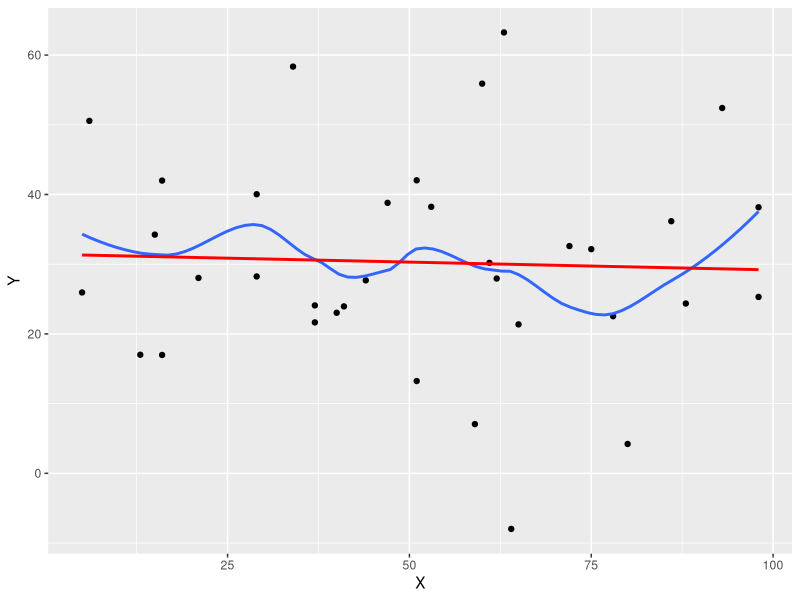
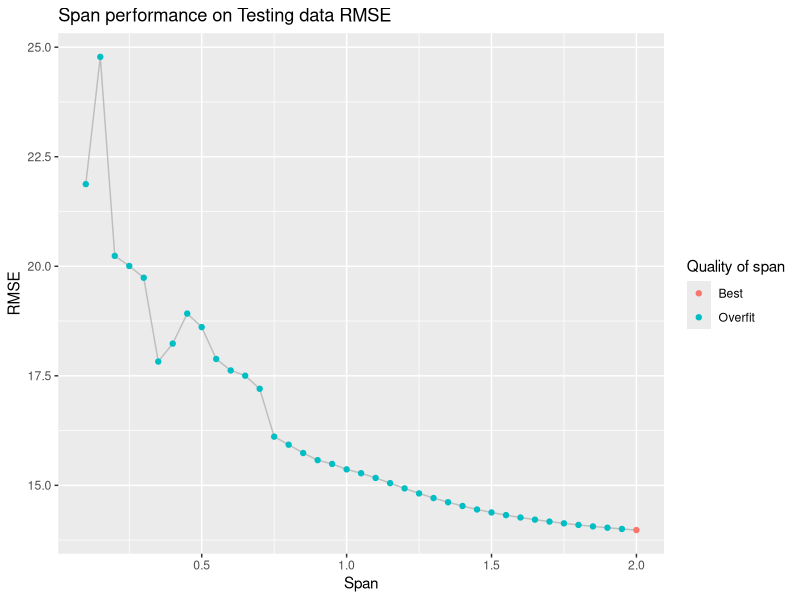
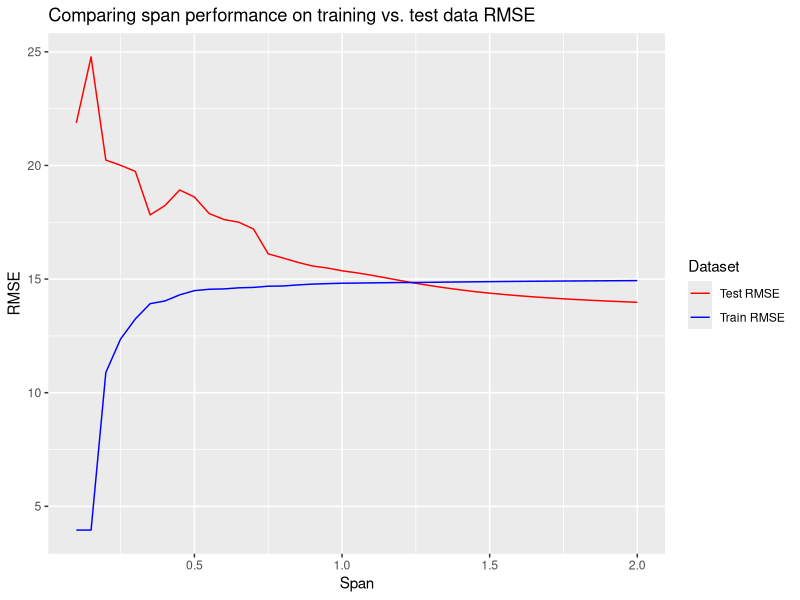
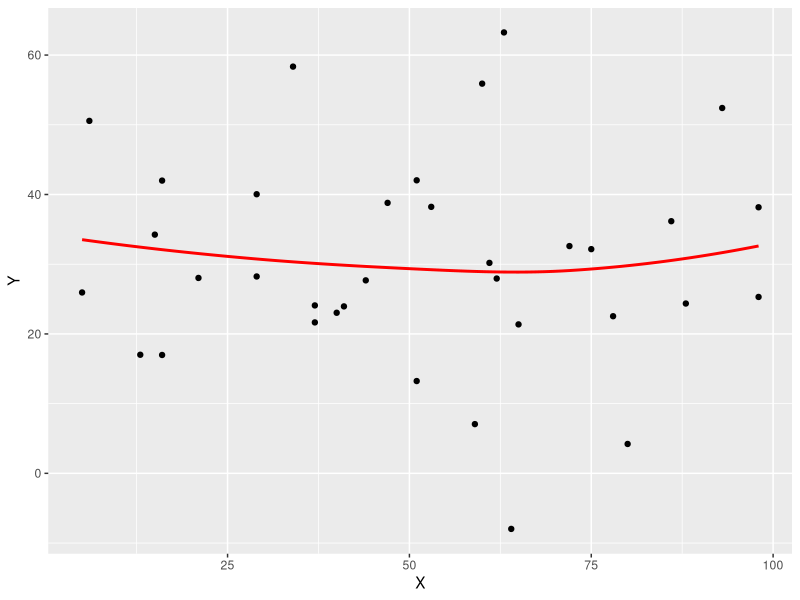
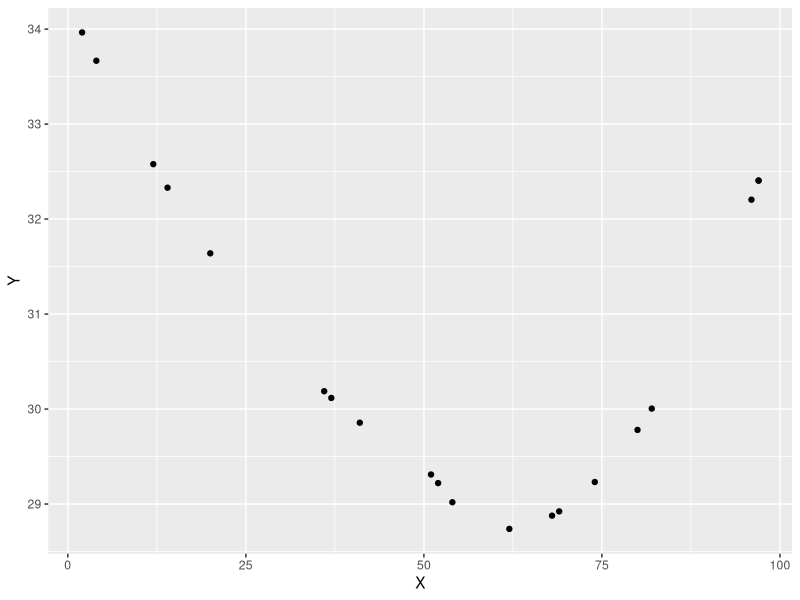
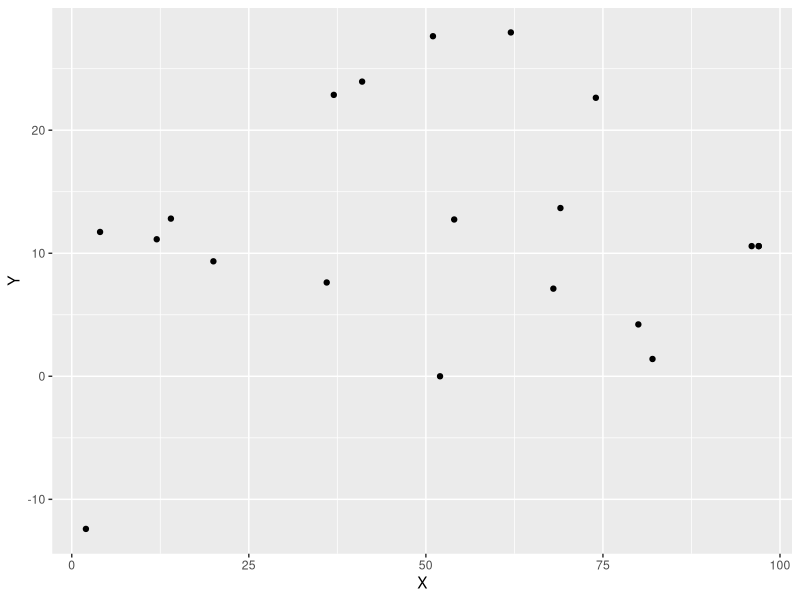
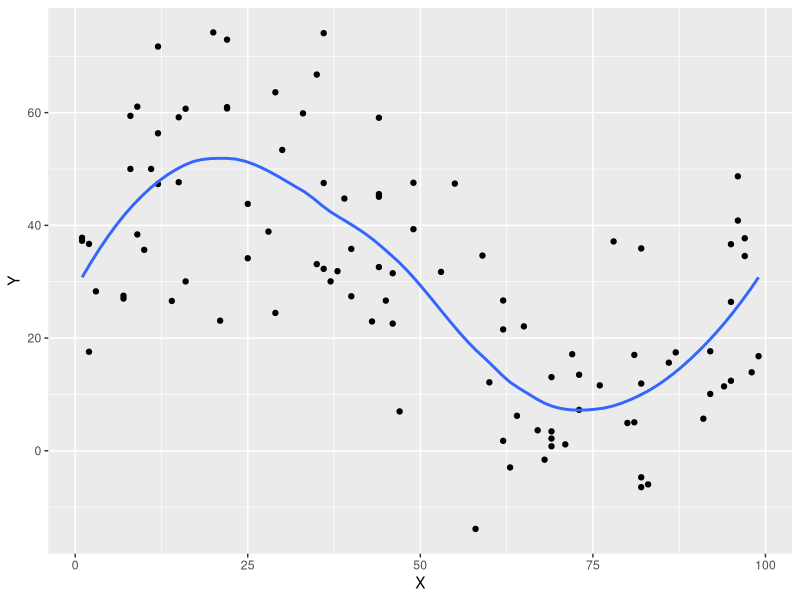
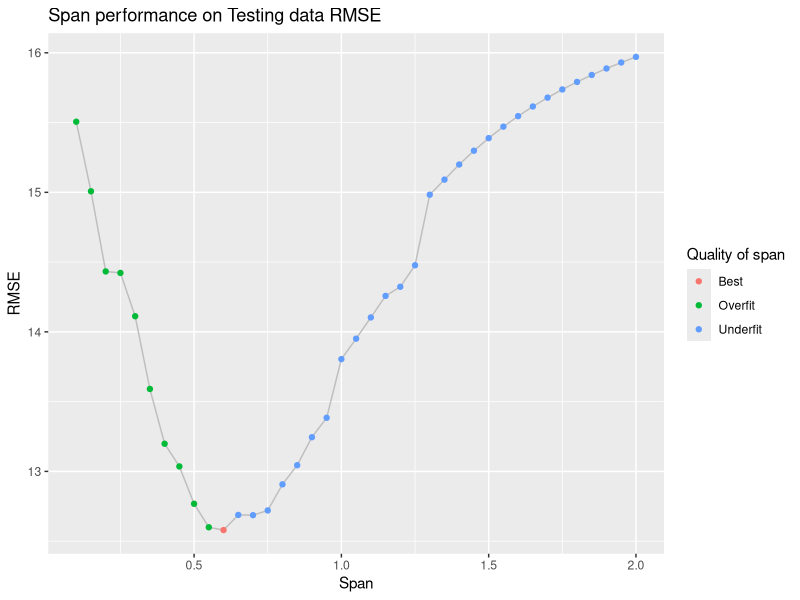

R code for these plots, in order:
## data_challenge_skeleton.R
## Data Challenge: Prediction Competition
## Your goal: predict Y for the 10 test points in each dataset.

library(tidyverse)

# ── Load data ──────────────────────────────────────────────────────────────────
# Training data: X and Y are both observed
trainA <- read_csv("data/datasetA.csv", col_types = cols())
trainB <- read_csv("data/datasetB.csv", col_types = cols())
trainC <- read_csv("data/datasetC.csv", col_types = cols())

# Test data: only X is given — you must predict Y
testA <- read_csv("data/testA.csv", col_types = cols())
testB <- read_csv("data/testB.csv", col_types = cols())
testC <- read_csv("data/testC.csv", col_types = cols())


# ── Helper: format your predictions for the Google Form ───────────────────────
# Pass a test dataset that has your predicted Y values in a column called "Y".
# The function sorts by X and prints a comma-separated list to paste into the form.
format_answer <- function(test_with_predictions) {
    cat( "\n\n" )
    cat( "** Your Predictions **\n" )
    stopifnot("Y" %in% names(test_with_predictions))
    out <- test_with_predictions |>
        arrange(X) |>
        mutate(Y = round(Y, 2)) |>
        pull(Y)
    cat( "Paste the following into the google form:\n" )
    cat( "Form location: https://forms.gle/FcdkEx4Pyd6C6m9P9\n" )
    cat(paste(out, collapse = ", "), "\n")
}


# ── Dataset A ─────────────────────────────────────────────────────────────────

trainA
testA

# This is maybe not a good prediction
# M = lm( Y ~ X, trainA )
# testA$Y = predict( M, newdata = testA )

# Let's see what the data looks like

trainA %>% 
    ggplot(aes( X, Y )) +
    geom_point() +
    geom_smooth( method = "loess", span = 0.5, se = FALSE )+
    geom_smooth( method = lm, se = FALSE, col = "red")

# The data looks like noise. How can we predict anything from this??

# Let's make a function for test/train splits
# We'll test out different test/train splits for loess and linear models

train_split_lm = function(data, pct){
N = nrow(data)
val_rows = sample( N, N*pct )

val = data[ val_rows, ]
real_train = data[ -val_rows, ]

M = lm( Y ~ X, real_train )
val$Yhat = predict( M, newdata = val )

val %>%
    summarize( rmse = sqrt( mean( (Yhat - Y)^2 ) ) )

}

train_split_loess = function(data, pct){
    N = nrow(data)
    val_rows = sample( N, N*pct )
    
    val = data[ val_rows, ]
    real_train = data[ -val_rows, ]
    
    M = loess( Y ~ X, real_train )
    val$Yhat = predict( M, newdata = val )
    
    val %>%
        summarize( rmse = sqrt( mean( ((Yhat - Y)^2), na.rm = TRUE ) ) )
    #had to add na.rm = TRUE because I kept randomly getting NAs, but
    #I'm not sure why? didn't get NA for the linear model
}

# let's test out the function for a 50/50 split
train_split_loess(trainA, 0.5)
train_split_lm(trainA, 0.5)

# let's make a list of splits from 10% to 50% 

splits <- seq(from = 0.1, to = 0.5, by = 0.1)

#run the train_split_loess and train_split_lm function for every value of 
#pct in splits, and replicate this 1000 times
#copilot helped me figure out some of this code

# run it 100 times
splits_rmse_lm <- replicate(100, map_dfr(splits, ~train_split_lm(trainA, .x)), 
          simplify = TRUE)

splits_rmse_loess <- 
    replicate(100, map_dfr(splits, ~train_split_loess(trainA, .x)), 
                         simplify = TRUE)

#convert these to a tibble (necessary)?

splits_rmse_lm <- tibble(splits_rmse_lm)
splits_rmse_loess <- tibble(splits_rmse_loess)


#in the splits_rmse tibbles, separate the lists in the splits_rmse column into 
# five columns labeled 0.1, 0.2, 0.3, 0.4, and 0.5
# copilot helped me with this

splits_rmse_lm <- splits_rmse_lm %>% 
    unnest_wider(col = splits_rmse_lm, names_sep = "pct") %>% 
 
    #rename the second through sixth columns to be 0.1, 0.2, 0.3, 0.4, and 0.5
    rename( "0.1" = splits_rmse_lmpct1,
            "0.2" = splits_rmse_lmpct2,
            "0.3" = splits_rmse_lmpct3,
            "0.4" = splits_rmse_lmpct4,
            "0.5" = splits_rmse_lmpct5 )

splits_rmse_loess <- splits_rmse_loess %>% 
    unnest_wider(col = splits_rmse_loess, names_sep = "pct") %>% 
    
    #rename the second through sixth columns to be 0.1, 0.2, 0.3, 0.4, and 0.5
    #I'm sorry, these names are very ugly and go against best practices
    rename( "0.1" = splits_rmse_loesspct1,
            "0.2" = splits_rmse_loesspct2,
            "0.3" = splits_rmse_loesspct3,
            "0.4" = splits_rmse_loesspct4,
            "0.5" = splits_rmse_loesspct5 )

summary(splits_rmse_lm)
summary(splits_rmse_loess)


#OK it seems like a 10/90 split generates the lowest RMSE for both linear and 
#Loess models. Is this a good thing? 0.1 also gives the widest range of rmses.
# I'll go with it. According to my results, mean rmse is usuallly 
# lower for linear (14ish) than for loess (15ish)

# Now let's see which span is best for the loess models
# We can create the split using our code from above

# I have not set a seed on purpose, so I can rerun this and see the variety
# among the results

    N = nrow(trainA)
    val_rows = sample( N, N*0.1 )
    
    val_A = trainA[ val_rows, ]
    real_trainA = trainA[ -val_rows, ]
    
#Now we have our training data split into two sets: real_trainA (90%)
#and 10% to test (val_A)
 

#Let's see which span is best for loess models using our test/train split data
#from trainA. The code below is from lab 8

span_rmse <- function(span = 0.5) {
   
    train <- real_trainA
    test <- val_A
    
    # fit the model with the given span on the TRAINING data
    model <- loess( Y ~ X, data = train, span = span)
    
    # get the predictions with the model on the TESTING data
    test$predictions <- predict(model, newdata = test)
    train$predictions <- predict(model)
    
    # calculate the error for each observation in the test data
    rmse_test <- sqrt(mean((test$predictions - test$Y)^2, na.rm = TRUE))
    rmse_train <- sqrt(mean((train$predictions - train$Y)^2))
    rmse_list = tibble(span = span,
                       test_rmse = rmse_test, 
                       train_rmse = rmse_train)
    #got some NAs for rmse_test a few times so I added na.rm = TRUE
    
    return(rmse_list)
}


# test the function
span_rmse(0.5) 


# now we will create a vector of spans to try 
spans <- seq(from = 0.1, to = 2, by = .05)

# run the function on each value of the spans vector
rmse <- map_dfr(spans, span_rmse) # run the function on each of the spans

#got a bunch of warning messaging about "pseudoinverse used at 29", 
#"neighborhood radius 8," "reciprocal condition number 5.2015e-17"? I think
#loess models don't cope with random selection so well?

# get the best span to minimize RMSE
best.span <- rmse %>% 
    slice_min(test_rmse) %>% 
    pull(span)

best.span

# on running this multiple times I get a wide range of results for the best span
# and the lowest test_rmse. Which I think is just demonstrating that the data 
# is very noisy and the 10/90 test/train split leads to a lot of variation


# indicate whether spans result in under or overfit models
rmse <- rmse %>%
    mutate(span.fit = ifelse(span == best.span, "Best",
                             ifelse(span > best.span, "Underfit", "Overfit")))

# plot the rmses and spans
p5 <- rmse %>% 
    ggplot(aes(x = span, y = test_rmse)) +
    geom_line( color = "grey" ) +
    geom_point( aes(color = span.fit) ) +
    labs(x = "Span", y = "RMSE", color = "Quality of span",
         title = "Span performance on Testing data RMSE")

p5

#ok every time I run this I get vastly different results which I also think
#is because our data is noise. Often, it keeps telling me the best span is 2, 
# which is basically just a linear model. 

# compare train and test rmse
rmsesL <- pivot_longer(rmse, cols = c(train_rmse, test_rmse), 
                       names_to = "dataset",
                       values_to = "rmse")


p6 <- rmsesL %>% 
    ggplot(aes( span, rmse, col = dataset) ) +
    geom_line() +
    labs(x = "Span", y = "RMSE", color = "Dataset",
         title = "Comparing span performance on training vs. test data RMSE") +
    scale_color_manual(values = c("red", "blue"),
                       labels = c("Test RMSE", "Train RMSE"))

p6

#ok this seems weird. But also, the data in trainA is kind of garbage. So
#maybe this is not the best way to practice? 

#anyway, let's try to predict for testA using the loess model with span = 2

trainA %>% 
    ggplot(aes(X,Y)) +
    geom_point() +
    geom_smooth(method = "loess", span = 2, se = FALSE, col = "red") 

#the internet says to add surface = "direct" to extrapolate NAs
M = loess(Y ~ X, trainA, control = 
                    loess.control(surface = "direct"), span = 2)

#calculate RMSE for this model

trainA$predictions <- predict(M)
rmse_train <- sqrt(mean((trainA$predictions - trainA$Y)^2))

round(rmse_train, digits = 2)

#use the model to predict Y values for the testA dataset

testA$Y = predict(M, newdata = testA)

testA

testA %>% 
    ggplot(aes(X,Y))+
    geom_point()

# should it really look like this? 

# Let's try overfitting the model with span = 0.1 
# because garbage in, garbage out

M = loess(Y ~ X, trainA, control = 
              loess.control(surface = "direct"), span = 0.1)

# calculate RMSE for this model

trainA$predictions <- predict(M)
rmse_train <- sqrt(mean((trainA$predictions - trainA$Y)^2))
round(rmse_train, digits = 2)

testA$Y = predict(M, newdata = testA)

testA

testA %>% 
    ggplot(aes(X,Y))+
    geom_point()

# This looks like noise, just like trainA does. Is that what we want? We need
# to decide which to go with

# Once you have your analysis, print out your predictions
format_answer( testA )

# Now cut and paste the above into the google form!


# ── Dataset B ─────────────────────────────────────────────────────────────────

# THIS IS GOING TO BE SO MUCH BETTER BECAUSE WE DON'T HAVE GARBAGE DATA YAY
# Most code is just adapted from part A

trainB
testB

# Let's see what the data looks like

trainB %>% 
    ggplot(aes( X, Y )) +
    geom_point() +
    geom_smooth( method = "loess", span = 0.5, se = FALSE )

# Does not look like it's just noise!! this will obviously be better with loess
# than a linear model

# You can try to test-train split your data to estimate predictive
# accuracy like this (this is a 50-50 split, but you can try other
# splits, or even try splitting multiple times to see if the numbers
# change!):

# FUNCTION FOR TEST/TRAIN SPLIT LOOKING AT MULTIPLE ITERATIONS AND SPLITS
# We'll test out different test/train splits for loess 

train_split_loess = function(data, pct){
    N = nrow(data)
    val_rows = sample( N, N*pct )
    
    val = data[ val_rows, ]
    real_train = data[ -val_rows, ]
    
    M = loess( Y ~ X, real_train )
    val$Yhat = predict( M, newdata = val )
    
    val %>%
        summarize( rmse = sqrt( mean( ((Yhat - Y)^2), na.rm = TRUE ) ) )
}

# let's test out the function for a 50/50 split
train_split_loess(trainB, 0.5)

# let's make a list of splits from 10% to 50% 

splits <- seq(from = 0.1, to = 0.5, by = 0.1)

#run the train_split_loess function for every value of pct in splits, 
# and replicate this 1000 times
#copilot helped me figure out some of this code

#if this code is running super slowly, change the 1000 to 100
splits_rmse_loess <- 
    replicate(1000, map_dfr(splits, ~train_split_loess(trainB, .x)), 
              simplify = TRUE)

#convert these to a tibble (necessary)?

splits_rmse_loess <- tibble(splits_rmse_loess)

splits_rmse_loess


#in the splits_rmse tibbles, separate the lists in the splits_rmse column into 
# five columns labeled 0.1, 0.2, 0.3, 0.4, and 0.5

splits_rmse_loess <- splits_rmse_loess %>% 
    unnest_wider(col = splits_rmse_loess, names_sep = "pct") %>% 
    
    #rename the second through sixth columns to be 0.1, 0.2, 0.3, 0.4, and 0.5
    rename( "0.1" = splits_rmse_loesspct1,
            "0.2" = splits_rmse_loesspct2,
            "0.3" = splits_rmse_loesspct3,
            "0.4" = splits_rmse_loesspct4,
            "0.5" = splits_rmse_loesspct5 )

summary(splits_rmse_loess)


# Mean RMSEs are very similar for all the splits. 10/90 is slightly lower,
# so I'll go with that. 

# Now let's see which span is best for the loess models

# We can create the split using our code from above

N = nrow(trainB)
val_rows = sample( N, N*0.1 )

val_B = trainB[ val_rows, ]
real_trainB = trainB[ -val_rows, ]


#Now we have our training data split into two sets: real_trainB (90%)
#and 10% to test (val_B)


#Let's see which span is best for loess models using our test/train split data
#from trainB. The code below is from lab 8

span_rmse <- function(span = 0.5) {
    
    train <- real_trainB
    test <- val_B
    
    # fit the model with the given span on the TRAINING data
    model <- loess( Y ~ X, data = train, span = span)
    
    # get the predictions with the model on the TESTING data
    test$predictions <- predict(model, newdata = test)
    train$predictions <- predict(model)
    
    # calculate the error for each observation in the test data
    rmse_test <- sqrt(mean((test$predictions - test$Y)^2, na.rm = TRUE))
    rmse_train <- sqrt(mean((train$predictions - train$Y)^2))
    rmse_list = tibble(span = span,
                       test_rmse = rmse_test, 
                       train_rmse = rmse_train)
    
    return(rmse_list)
}


# test the function
span_rmse(0.5) 


# now we will create a vector of spans to try 
spans <- seq(from = 0.1, to = 2, by = .05)

# run the function on each value of the spans vector
rmse <- map_dfr(spans, span_rmse) # run the function on each of the spans

# get the best span to minimize RMSE
best.span <- rmse %>% 
    slice_min(test_rmse) %>% 
    pull(span)

best.span


# ran this a few times, best span appears to be around 0.6

# indicate whether spans result in under or overfit models
rmse <- rmse %>%
    mutate(span.fit = ifelse(span == best.span, "Best",
                             ifelse(span > best.span, "Underfit", "Overfit")))

# plot the rmses and spans
p5 <- rmse %>% 
    ggplot(aes(x = span, y = test_rmse)) +
    geom_line( color = "grey" ) +
    geom_point( aes(color = span.fit) ) +
    labs(x = "Span", y = "RMSE", color = "Quality of span",
         title = "Span performance on Testing data RMSE")

p5

# compare train and test rmse
rmsesL <- pivot_longer(rmse, cols = c(train_rmse, test_rmse), 
                       names_to = "dataset",
                       values_to = "rmse")


p6 <- rmsesL %>% 
    ggplot(aes( span, rmse, col = dataset) ) +
    geom_line() +
    labs(x = "Span", y = "RMSE", color = "Dataset",
         title = "Comparing span performance on training vs. test data RMSE") +
    scale_color_manual(values = c("red", "blue"),
                       labels = c("Test RMSE", "Train RMSE"))

p6


# Let's predict for testB using the loess model with span = 0.6

trainB %>% 
    ggplot(aes(X,Y)) +
    geom_point() +
    geom_smooth(method = "loess", span = 0.6, se = FALSE) 

#the internet says to add surface = "direct" to extrapolate NAs
M = loess(Y ~ X, trainB, span = 0.6, control = 
              loess.control(surface = "direct"))

#caculate rmse for this model
trainB$predictions <- predict(M)
rmse_train <- sqrt(mean((trainB$predictions - trainB$Y)^2))
round(rmse_train, digits = 2)

testB$Y = predict(M, newdata = testB)

testB

testB %>% 
    ggplot(aes(X,Y))+
    geom_point()

# this looks pretty good

# Once you have your analysis, print out your predictions
format_answer( testB )

# Now cut and paste the above into the google form!


# ── Dataset C ─────────────────────────────────────────────────────────────────

# Most code is just adapted from parts A and B

trainC
testC

# Let's see what the data looks like

trainC %>% 
    ggplot(aes( X, Y )) +
    geom_point() +
    geom_smooth( method = "loess", span = 0.5, se = FALSE ) +
    geom_smooth( method = "lm", col = "red")

# Looks pretty linear, but could maybe also use loess. I'll try both.

# You can try to test-train split your data to estimate predictive
# accuracy like this (this is a 50-50 split, but you can try other
# splits, or even try splitting multiple times to see if the numbers
# change!):

# FUNCTION FOR TEST/TRAIN SPLIT LOOKING AT MULTIPLE ITERATIONS AND SPLITS
# We'll test out different test/train splits for loess and linear

train_split_lm = function(data, pct){
    N = nrow(data)
    val_rows = sample( N, N*pct )
    
    val = data[ val_rows, ]
    real_train = data[ -val_rows, ]
    
    M = lm( Y ~ X, real_train )
    val$Yhat = predict( M, newdata = val )
    
    val %>%
        summarize( rmse = sqrt( mean( (Yhat - Y)^2 ) ) )
    
}

train_split_loess = function(data, pct){
    N = nrow(data)
    val_rows = sample( N, N*pct )
    
    val = data[ val_rows, ]
    real_train = data[ -val_rows, ]
    
    M = loess( Y ~ X, real_train )
    val$Yhat = predict( M, newdata = val )
    
    val %>%
        summarize( rmse = sqrt( mean( ((Yhat - Y)^2), na.rm = TRUE ) ) )
    #had to add na.rm = TRUE because I kept randomly getting NAs, but
    #I'm not sure why? didn't get NA for the linear model
}

# let's test out the function for a 50/50 split
train_split_loess(trainC, 0.5)
train_split_lm(trainC, 0.5)

# let's make a list of splits from 10% to 50% 

splits <- seq(from = 0.1, to = 0.5, by = 0.1)

#run the train_split_loess and train_split_lm function for every value of 
#pct in splits, and replicate this 1000 times
#copilot helped me figure out some of this code

#if this code is running super slowly, change the 1000 to 100
splits_rmse_lm <- replicate(1000, map_dfr(splits, ~train_split_lm(trainC, .x)), 
                            simplify = TRUE)

splits_rmse_loess <- 
    replicate(1000, map_dfr(splits, ~train_split_loess(trainC, .x)), 
              simplify = TRUE)

#convert these to a tibble (necessary)?

splits_rmse_lm <- tibble(splits_rmse_lm)
splits_rmse_loess <- tibble(splits_rmse_loess)

#in the splits_rmse tibbles, separate the lists in the splits_rmse column into 
# five columns labeled 0.1, 0.2, 0.3, 0.4, and 0.5

splits_rmse_lm <- splits_rmse_lm %>% 
    unnest_wider(col = splits_rmse_lm, names_sep = "pct") %>% 
    
    #rename the second through sixth columns to be 0.1, 0.2, 0.3, 0.4, and 0.5
    rename( "0.1" = splits_rmse_lmpct1,
            "0.2" = splits_rmse_lmpct2,
            "0.3" = splits_rmse_lmpct3,
            "0.4" = splits_rmse_lmpct4,
            "0.5" = splits_rmse_lmpct5 )

splits_rmse_loess <- splits_rmse_loess %>% 
    unnest_wider(col = splits_rmse_loess, names_sep = "pct") %>% 
    
    #rename the second through sixth columns to be 0.1, 0.2, 0.3, 0.4, and 0.5
    #I'm sorry, these names are very ugly and go against best practices
    rename( "0.1" = splits_rmse_loesspct1,
            "0.2" = splits_rmse_loesspct2,
            "0.3" = splits_rmse_loesspct3,
            "0.4" = splits_rmse_loesspct4,
            "0.5" = splits_rmse_loesspct5 )

summary(splits_rmse_lm)
summary(splits_rmse_loess)


# Like for B, mean RMSEs are very similar for all the splits. 
# 10/90 is slightly lower, so I'll go with that. 

# Now let's see which span is best for the loess models

# We can create the split using our code from above

N = nrow(trainC)
val_rows = sample( N, N*0.1 )

val_C = trainC[ val_rows, ]
real_trainC = trainC[ -val_rows, ]

#Now we have our training data split into two sets: real_trainC (90%)
#and 10% to test (val_C)


#Let's see which span is best for loess models using our test/train split data
#from trainC. The code below is from lab 8

span_rmse <- function(span = 0.5) {
    
    train <- real_trainC
    test <- val_C
    
    # fit the model with the given span on the TRAINING data
    model <- loess( Y ~ X, data = train, span = span)
    
    # get the predictions with the model on the TESTING data
    test$predictions <- predict(model, newdata = test)
    train$predictions <- predict(model)
    
    # calculate the error for each observation in the test data
    rmse_test <- sqrt(mean((test$predictions - test$Y)^2))
    rmse_train <- sqrt(mean((train$predictions - train$Y)^2))
    rmse_list = tibble(span = span,
                       test_rmse = rmse_test, 
                       train_rmse = rmse_train)
    
    return(rmse_list)
}


# test the function
span_rmse(0.5) 

# now we will create a vector of spans to try 
spans <- seq(from = 0.1, to = 2, by = .05)

# run the function on each value of the spans vector
rmse <- map_dfr(spans, span_rmse) # run the function on each of the spans

# got a lot of warnings hm..

# get the best span to minimize RMSE
best.span <- rmse %>% 
    slice_min(test_rmse) %>% 
    pull(span)

best.span


# ran this multiple times and got a bunch of warnings and a bunch of different 
# "best" spans, which makes me think loess might not be the best method

# Let's predict for testC using a linear model

trainC %>% 
    ggplot(aes(X,Y)) +
    geom_point() +
    geom_smooth(method = lm) 

M = lm(Y ~ X, trainC)

#caculate rmse for this model
trainC$predictions <- predict(M)
rmse_train <- sqrt(mean((trainC$predictions - trainC$Y)^2))
round(rmse_train, digits = 2)

testC$Y = predict(M, newdata = testC)

testC

testC %>% 
    ggplot(aes(X,Y))+
    geom_point()

# this looks very linear. I think that's a good thing?

# Once you have your analysis, print out your predictions
format_answer( testC )

# Now cut and paste the above into the google form!
